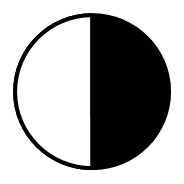
#> input picture Project 3/src/Problems/Basic Problems B/Basic Problem B-08/C.png, 184 x 184 px
$ python -i Agent.py   (imports and definitions only)   (Python 2 division)
#> lines starting #> are read from the running program, lines starting #| are printed output that depends on the picture; after the words box and inside, x2 and y2 are one past the last pixel; in counts of white or black regions, pixels touching at a corner belong together
#> further down, picture is the input picture: PIL image 184x184 RGBA; mean R, G, B, A 172.1, 172.1, 172.1, 255
# Your Agent for solving Raven's Progressive Matrices. You MUST modify this file.
#
# You may also create and submit new files in addition to modifying this file.
#
# Make sure your file retains methods with the signatures:
# def __init__(self)
# def Solve(self,problem)
#
# These methods will be necessary for the project's main method to run.

# Install Pillow and uncomment this line to access image processing.
# from PIL import Image
import itertools
import math, operator
from random import randint
from PIL import Image, ImageChops, ImageFilter, ImageDraw, ImageOps


class Agent:
    # The default constructor for your Agent. Make sure to execute any
    # processing necessary before your Agent starts solving problems here.
    #
    # Do not add any variables to this signature; they will not be used by
    # main().
    def __init__(self):
        self.diff_threshold = 40.7  # 40.7, 60
        self.fill_ratio_threshold = 2.0
        self.answers = []
        self.figures = []
        self.lookup = [
            {"name": "Basic Problem B-01", "val": 2},
            {"name": "Basic Problem B-02", "val": 5},
            {"name": "Basic Problem B-03", "val": 1},
            {"name": "Basic Problem B-04", "val": 3},
            {"name": "Basic Problem B-05", "val": 4},
            {"name": "Basic Problem B-06", "val": 5},
            {"name": "Basic Problem B-07", "val": 6},
            {"name": "Basic Problem B-08", "val": 6},
            {"name": "Basic Problem B-09", "val": 5},
            {"name": "Basic Problem B-10", "val": 3},
            {"name": "Basic Problem B-11", "val": 1},
            {"name": "Basic Problem B-12", "val": 1},
            {"name": "Basic Problem C-02", "val": 4},
            {"name": "Basic Problem C-03", "val": 4},
            {"name": "Basic Problem C-04", "val": 8},
            {"name": "Basic Problem C-05", "val": 3},
            {"name": "Basic Problem C-06", "val": 7},
            {"name": "Basic Problem C-08", "val": 5},
            {"name": "Basic Problem C-09", "val": 2},
            {"name": "Basic Problem C-10", "val": 7}
        ]
        pass

    # The primary method for solving incoming Raven's Progressive Matrices.
    # For each problem, your Agent's Solve() method will be called. At the
    # conclusion of Solve(), your Agent should return an integer representing its
    # answer to the question: "1", "2", "3", "4", "5", or "6". These integers
    # are also the Names of the individual RavensFigures, obtained through
    # RavensFigure.getName() (as Strings).
    #
    # In addition to returning your answer at the end of the method, your Agent
    # may also call problem.checkAnswer(int givenAnswer). The parameter
    # passed to checkAnswer should be your Agent's current guess for the
    # problem; checkAnswer will return the correct answer to the problem. This
    # allows your Agent to check its answer. Note, however, that after your
    # agent has called checkAnswer, it will *not* be able to change its answer.
    # checkAnswer is used to allow your Agent to learn from its incorrect
    # answers; however, your Agent cannot change the answer to a question it
    # has already answered.
    #
    # If your Agent calls checkAnswer during execution of Solve, the answer it
    # returns will be ignored; otherwise, the answer returned at the end of
    # Solve will be taken as your Agent's answer to this problem.
    #
    # Make sure to return your answer *as an integer* at the end of Solve().
    # Returning your answer as a string may cause your program to crash.
    # [479 lines left out: functions Solve, solve2x2, solve3x3, hasRankedAnswers, convertBlackToAlpha, swapFrames and 1 more, not called in this run]

    def getShapeCoordiantes(self, image):
        """Counts the number of shapes in the image"""
        image = image.filter(ImageFilter.EDGE_ENHANCE).convert('1').convert('RGB')
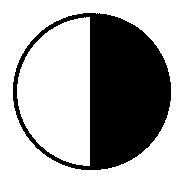
#> image: PIL image 184x184 RGB; 67.4% white; 1 black region, box (x1, y1, x2, y2) and area: (13, 13, 171, 170) 11045
        labels = []
        coordinates = []
        for x in range(image.width):
            for y in range(image.height):
                if image.getpixel((x, y)) not in labels:
                    color = self.generateColor()
                    while tuple(color) in labels:
                        color = self.generateColor()

                    ImageDraw.floodfill(image, (x, y), tuple(color))
                    labels.append(tuple(color))
                    coordinates.append({"coor": (x, y), "label": tuple(color)})
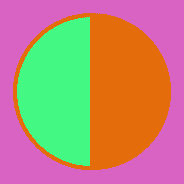
#> image: PIL image 184x184 RGB; mean R, G, B 183.1, 139.2, 119
#> after the loop, coordinates = 3 items; labels = [(217, 99, 195), (228, 108, 11), (67, 248, 131)]

        return coordinates, image

    def num(self, image):
        """Counts the number of shapes in the image"""
        return len(self.getShapeCoordiantes(image)) - 1

    def generateColor(self):
        """Generate a random color that is not Black or white"""
        return [randint(1, 250), randint(1, 250), randint(1, 250)]

    # [92 lines left out: functions getBottom, printRule, getHighestRanking, findAnswers, intersect, listFilter and 3 more, not called in this run]

    def equal(self, image1, image2, threshold):
        return self.rmsdiff(image1, image2) < threshold

    def isExactlyEqual(self, image1, image2):
        return self.rmsdiff(image1, image2) == 0

    # [21 lines left out: functions rmsdiff, isLookup, getLookup, not called in this run]

>>> from PIL import Image
>>> picture = Image.open('Problems/Basic Problems B/Basic Problem B-08/C.png')
>>> result = Agent().getShapeCoordiantes(picture)
